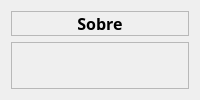
            <widget class="QWidget" name="about">
             <layout class="QVBoxLayout" name="verticalLayout_18">
              <item>
               <widget class="QFrame" name="frame_title_6">
                <property name="font">
                 <font>
                  <family>Rockwell</family>
                 </font>
                </property>
                <property name="frameShape">
                 <enum>QFrame::StyledPanel</enum>
                </property>
                <property name="frameShadow">
                 <enum>QFrame::Raised</enum>
                </property>
                <layout class="QVBoxLayout" name="verticalLayout_17">
                 <property name="spacing">
                  <number>0</number>
                 </property>
                 <property name="leftMargin">
                  <number>0</number>
                 </property>
                 <property name="topMargin">
                  <number>0</number>
                 </property>
                 <property name="rightMargin">
                  <number>0</number>
                 </property>
                 <property name="bottomMargin">
                  <number>0</number>
                 </property>
                 <item alignment="Qt::AlignTop">
                  <widget class="QLabel" name="label_title_6">
                   <property name="font">
                    <font>
                     <family>Rockwell</family>
                     <pointsize>12</pointsize>
                     <weight>75</weight>
                     <bold>true</bold>
                    </font>
                   </property>
                   <property name="text">
                    <string>Sobre</string>
                   </property>
                   <property name="alignment">
                    <set>Qt::AlignCenter</set>
                   </property>
                  </widget>
                 </item>
                </layout>
               </widget>
              </item>
              <item>
               <widget class="QFrame" name="frame_main_page6">
                <property name="sizePolicy">
                 <sizepolicy hsizetype="Preferred" vsizetype="Expanding">
                  <horstretch>0</horstretch>
                  <verstretch>0</verstretch>
                 </sizepolicy>
                </property>
                <property name="frameShape">
                 <enum>QFrame::StyledPanel</enum>
                </property>
                <property name="frameShadow">
                 <enum>QFrame::Raised</enum>
                </property>
                <layout class="QGridLayout" name="gridLayout_6">
                 <property name="leftMargin">
                  <number>0</number>
                 </property>
                 <property name="topMargin">
                  <number>0</number>
                 </property>
                 <property name="rightMargin">
                  <number>0</number>
                 </property>
                 <property name="bottomMargin">
                  <number>0</number>
                 </property>
                 <property name="spacing">
                  <number>0</number>
                 </property>
                </layout>
               </widget>
              </item>
             </layout>
            </widget>
